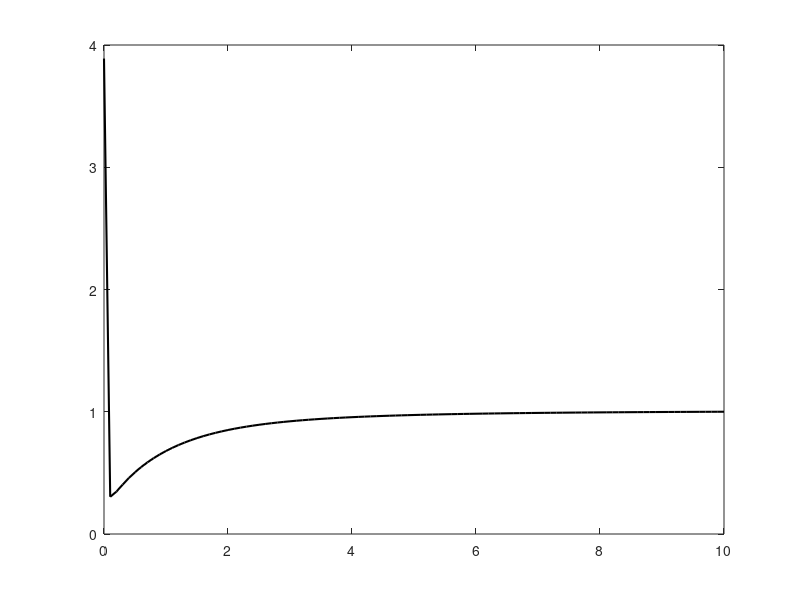
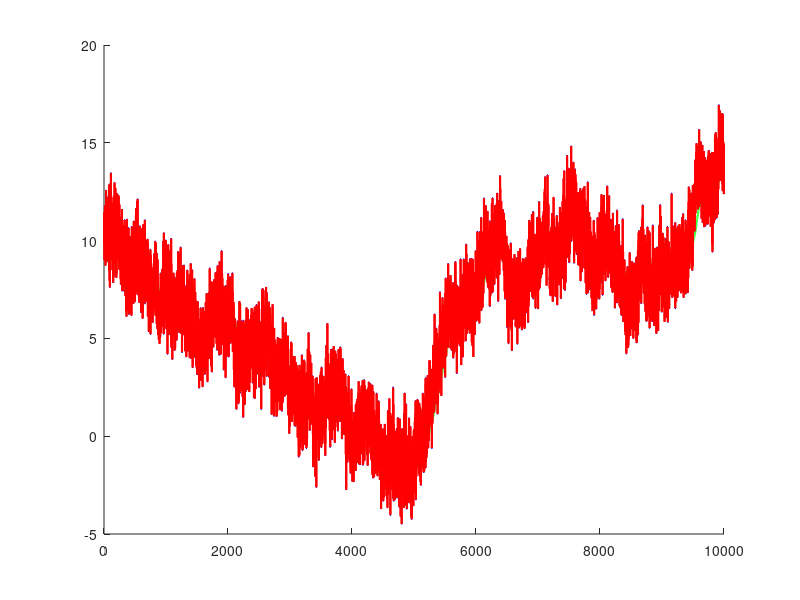
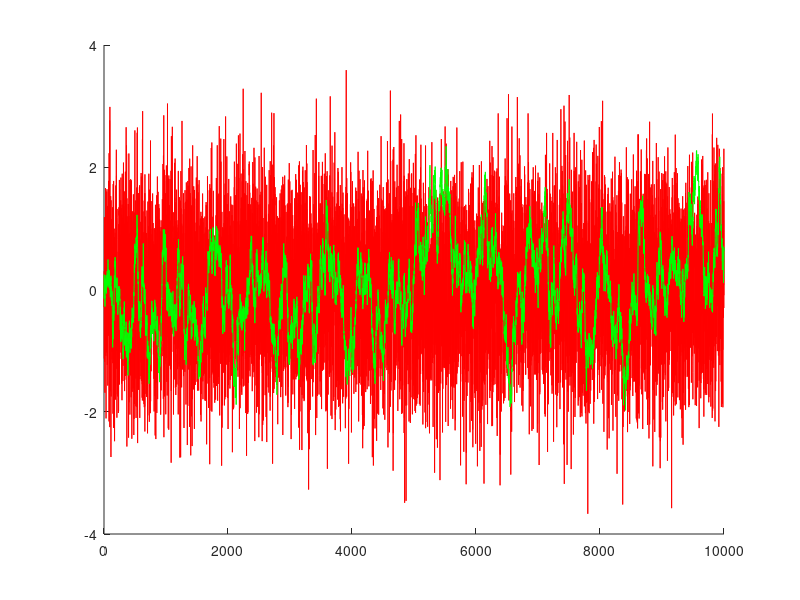
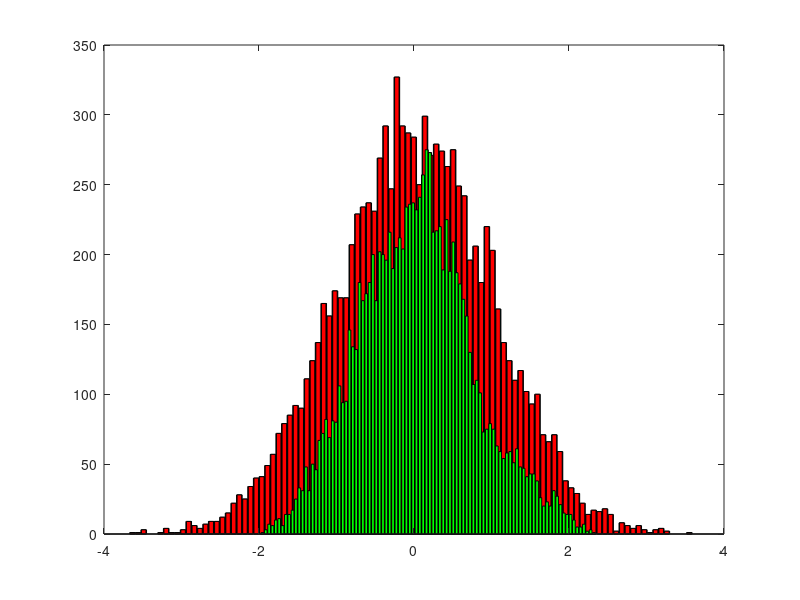

MATLAB code for these plots, in order:
clear all;
clc;

length=10;
T=1;
CKO_f=0.1;
CKO_n=1;
num=10000;

R(1)=length;
for i=2:num
    R(i)=R(i-1)+T*normrnd(0,CKO_f);
end

x = R+normrnd(0,CKO_n,[1,num]);

% for i=1:num
%     x(i)=10+randi([-2,2]);
% end

F=1;
G=T;
H=1;
% CKO_f=0.01;
CKO_f=0:0.1:10;
CKO_n=1;


for j=1:101
Df=CKO_f(j)*CKO_f(j);
% Df=CKO_f*CKO_f;
Dn=CKO_n*CKO_n;

D(1)=eye(1);
Dv(1)=eye(1);

xV(1)=10;
xT(1)=10;

for i=2:num
    xV(i)=F*xT(i-1);
    Dv(i)=F*D(i-1)*F'+G*Df*G';
    K(i)=Dv(i)*H'*(H*Dv(i)*H'+Dn)^-1;
    D(i)=(1-K(i)*H)*Dv(i);
    xT(i)=xV(i)+K(i)*(x(i)-H*xV(i));
end
deltaM=R-xT;
stddeltaM(j)=std(deltaM);
end

figure;
plot(CKO_f,stddeltaM,'k','LineWidth',1.5);

CKO_f=0.01;
Df=CKO_f*CKO_f;
Dn=CKO_n*CKO_n;

D(1)=eye(1);
Dv(1)=eye(1);

xV(1)=10;
xT(1)=10;

for i=2:num
    xV(i)=F*xT(i-1);
    Dv(i)=F*D(i-1)*F'+G*Df*G';
    K(i)=Dv(i)*H'*(H*Dv(i)*H'+Dn)^-1;
    D(i)=(1-K(i)*H)*Dv(i);
    xT(i)=xV(i)+K(i)*(x(i)-H*xV(i));
end

F=1;
G=T;
H=1;
CKO_f=10;
CKO_n=1;
Df=CKO_f*CKO_f;
Dn=CKO_n*CKO_n;

D(1)=eye(1);
Dv(1)=eye(1);

xV(1)=10;
xT2(1)=10;

for i=2:num
    xV(i)=F*xT2(i-1);
    Dv(i)=F*D(i-1)*F'+G*Df*G';
    K(i)=Dv(i)*H'*(H*Dv(i)*H'+Dn)^-1;
    D(i)=(1-K(i)*H)*Dv(i);
    xT2(i)=xV(i)+K(i)*(x(i)-H*xV(i));
end

figure;
hold on;
plot(x,'b');
plot(xT,'g','LineWidth',1.5);
plot(xT2,'r','LineWidth',1.5);


figure;
delta = R - xT;
delta2 = R - xT2;

hold on;
plot(delta2,'r');
plot(delta,'g');

bbbb=std(delta);
disp(bbbb);
bbbb2=std(delta2);
disp(bbbb2);

figure;

hist(delta2,100);
hold on;
hist(delta,100);

[N,X] = hist(delta,100);
[N1,X1] = hist(delta2,100);
bar(X1,N1,'r');
hold on;
bar(X,N,'g');

